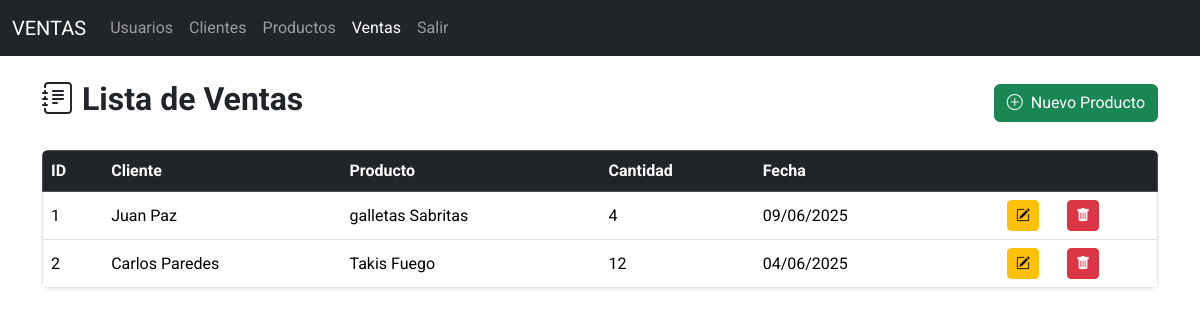
/ventas/, run on the app's committed database.
### models/venta_model.py (models this page shows, shortened)
class Venta(db.Model):
    __tablename__ = 'ventas'
    id = db.Column(db.Integer, primary_key=True)
    cliente_id = db.Column(db.Integer, db.ForeignKey('clientes.id'), nullable=False)
    producto_id = db.Column(db.Integer, db.ForeignKey('productos.id'), nullable=False)
    cantidad = db.Column(db.Integer, nullable=False)
    fecha = db.Column(db.DateTime, nullable=False)
    cliente = db.relationship('Cliente', back_populates='ventas')
    producto = db.relationship('Producto', back_populates='ventas')
    @staticmethod
    def get_all():
        return Venta.query.all()

### models/cliente_model.py (models this page shows, shortened)
class Cliente(db.Model):
    __tablename__ = 'clientes'
    id = db.Column(db.Integer, primary_key=True)
    nombre = db.Column(db.String(80), nullable=False)
    email = db.Column(db.String(100), nullable=False)
    telefono = db.Column(db.String(20), nullable=True)
    ventas = db.relationship('Venta',back_populates='cliente')

### models/producto_model.py (models this page shows, shortened)
class Producto(db.Model):
    __tablename__ = 'productos'
    id = db.Column(db.Integer, primary_key=True)
    descripcion = db.Column(db.String(120), nullable=False)
    precio = db.Column(db.Float(11,2), nullable=False)
    stock = db.Column(db.Integer, nullable=False)
    ventas = db.relationship('Venta',back_populates='producto')

### controllers/venta_controller.py (the view)
@venta_bp.route('/')
def index():
    ventas = Venta.get_all()
    return venta_view.list(ventas)

### run.py (called while the page is built)
@app.context_processor
def inject_active_path():
    def is_active(path):
        return 'active' if request.path == path else ''
    return (dict(is_active = is_active))

### views/venta_view.py (called while the page is built)
def list(ventas):
    return render_template('ventas/index.html',ventas=ventas)

### templates/ventas/index.html (shortened to what this page needs)
{% extends 'base.html' %}
{% block content %}
<div class="d-flex justify-content-between align-items-center mb-4 mt-4">
        <h2 class="fw-bold text-dark">
            <i class="bi bi-journal-text me-2"></i>Lista de Ventas
        </h2>
        <a href="{{ url_for('venta.create') }}" class="btn btn-success ">
            <i class="bi bi-plus-circle me-1"></i> Nuevo Producto
        </a>
    </div>
<table class="table table-hover align-middle shadow-sm rounded overflow-hidden">
    <thead class="table-dark border-1">
        <tr>
            <th>ID</th>
            <th>Cliente</th>
            <th>Producto</th>
            <th>Cantidad</th>
            <th>Fecha</th>
            <th></th>
        </tr>
    </thead>
    <tbody class="border-1">
        {% for item in ventas %}
        <tr>
            <td>{{item.id}}</td>
            <td>{{item.cliente.nombre}}</td>
            <td>{{item.producto.descripcion}}</td>
            <td>{{item.cantidad}}</td>
            <td>{{item.fecha.strftime('%d/%m/%Y')}}</td>
            <td class="text-center">
                <a href="{{url_for('venta.edit',id=item.id)}}" class="btn btn-sm btn-warning me-4" title="Editar">
                    <i class="bi bi-pencil-square"></i>
                </a>
                <a href="{{url_for('venta.delete',id=item.id)}}" class="btn btn-sm btn-danger " title="Eliminar"
                    onclick="return confirm('¿Estás seguro de eliminar esta venta?');">
                    <i class="bi bi-trash-fill"></i>
                </a>
            </td>
        </tr>
        {% endfor %}
    </tbody>
</table>
{% endblock %}

### templates/base.html (style rules this page uses)
body { font-family: 'Roboto', sans-serif; }

### data on the page
Venta: id "1", cliente.nombre "Juan Paz", producto.descripcion "galletas Sabritas", cantidad "4", fecha "09/06/2025"
Venta: id "2", cliente.nombre "Carlos Paredes", producto.descripcion "Takis Fuego", cantidad "12", fecha "04/06/2025"
